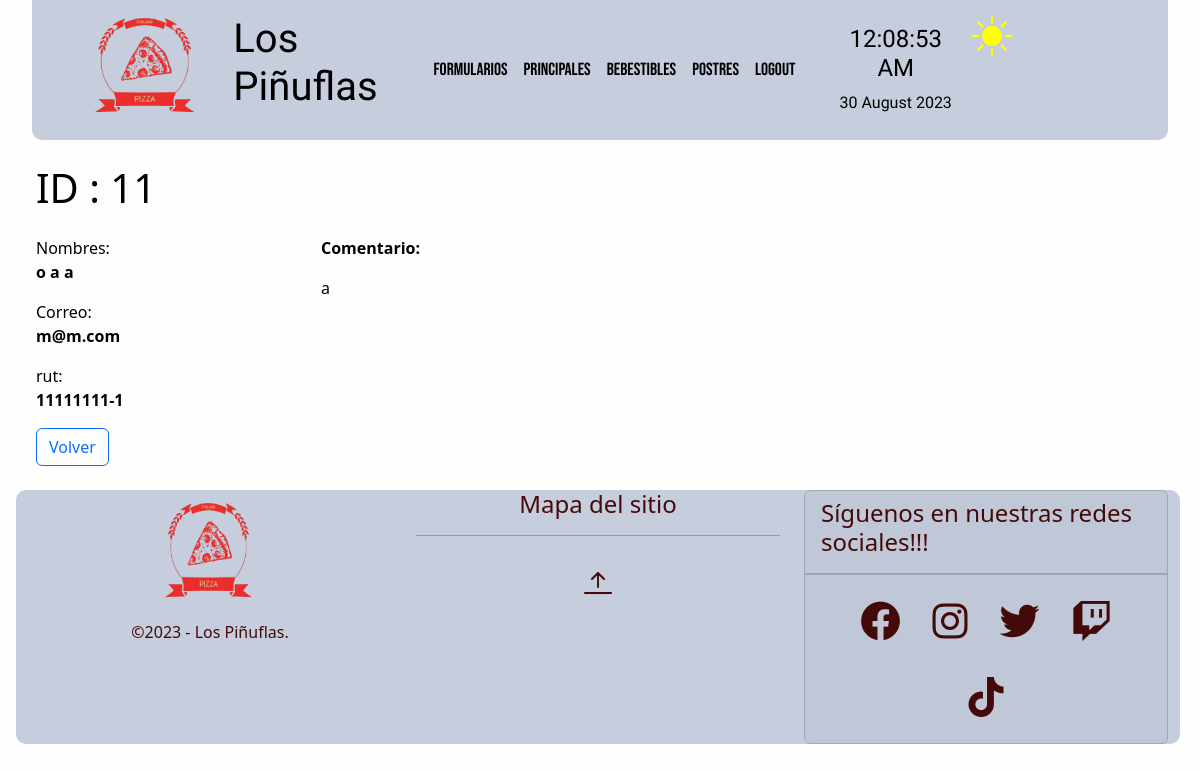
Screenshot of /crud/formularios/detail/11 (signed in) with the database file from the repository.
### crud/models.py (models this page shows, shortened)
class Formulario(models.Model):
    nombre=models.CharField(max_length=15)
    paterno=models.CharField(max_length=15)
    materno=models.CharField(max_length=15)
    rut=models.CharField(max_length=12)
    email=models.EmailField()
    comentarios=models.CharField(max_length=501)
    class Meta:
        verbose_name = 'formulario'
        verbose_name_plural = 'formularios'

### crud/views.py (the view)
# urls.py: path('formularios/detail/<str:formulario_id>', formulario_detail, name="formulario-detail"),
def formulario_detail(request, formulario_id):
    if 'usuario' not in request.session:
        return redirect("/sesion/")
    try:
        formulario = Formulario.objects.get(id=formulario_id)
        if formulario:
            context = {'formulario':formulario}
            return render(request,'crud/formulario-detail.html',context)
        else:
            return redirect(reverse('formularios') + '?lala')
    except:
        return redirect(reverse('formularios') + '?FAIL')

### crud/templates/crud/formulario-detail.html (shortened to what this page needs)
{% extends 'crud/base.html' %}
{% load static %}
{% block content %}
<div class="container m-4">
    <div class="row mb-3">
        <h1>ID : {{formulario.id}}</h1>
    </div>
    <div class="row">
        <div class="col-md-3">
            <ul class="list-unstyled">
                <li class="mb-2">Nombres: <p class="fw-bold">{{formulario.nombre}} {{formulario.paterno}} {{formulario.materno}}</p></li>
                <li class="mb-2">Correo: <p class="fw-bold">{{formulario.email}}</p></li>
                <li class="mb-2">rut: <p class="fw-bold">{{formulario.rut}}</p></li>
            </ul>
        </div>
        <div class="col-md-4">
            <p class="fw-bold">Comentario:</p>
            <div class="elementoComentario">{{ formulario.comentarios }}</div>
        </div>
    </div>
    <div class="row">
        <div class="col-2">
            <a class="btn btn-outline-primary" href="{% url 'formularios' %}">Volver</a>
        </div>
    </div>
</div>
{% endblock %}

### core/static/core/css/colors.css (style rules this page uses)
:root,[new-data-bs-theme="light"] { --clr-light:#FFF9DE; --crl-dark:#67d4f5; --clr-primary:#5350ff; --clr-secondary:#FFD3B0; --clr-accent:#f54141; --clr-accent2:#440a0a; --bg-top-bottom:#c6cddc; --bg-middle:#fefefe; --text-top: black; --text-middle: black; --text-bottom:black; --fg: var(--clr-light); --bg: var(--crl-dark); }
body { background-color: #2C3333; }
.colors-middle { background: var(--bg-middle); color: var(--text-middle); transition: background-color 1.2s ease-in-out; }

### rows the page displays
Formulario: id "11", nombre "o", paterno "a", materno "a", email "m@m.com", rut "11111111-1", comentarios "a"
